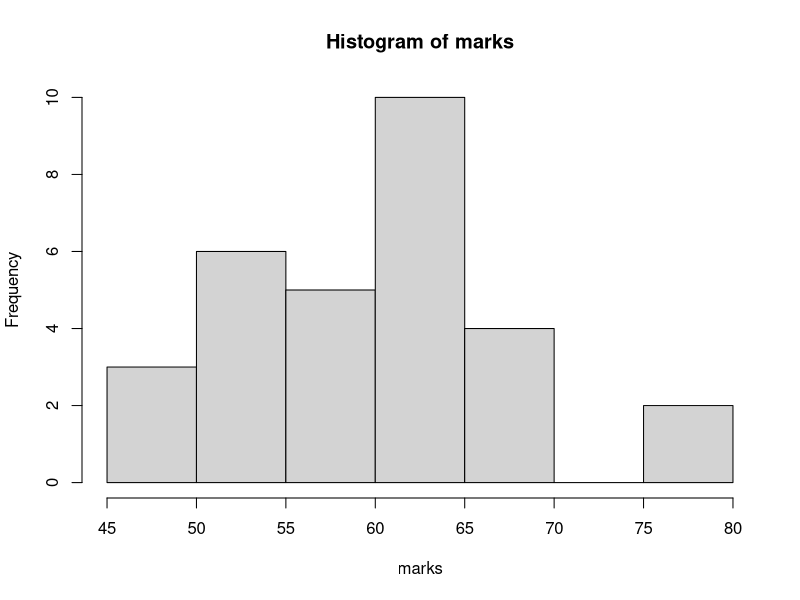
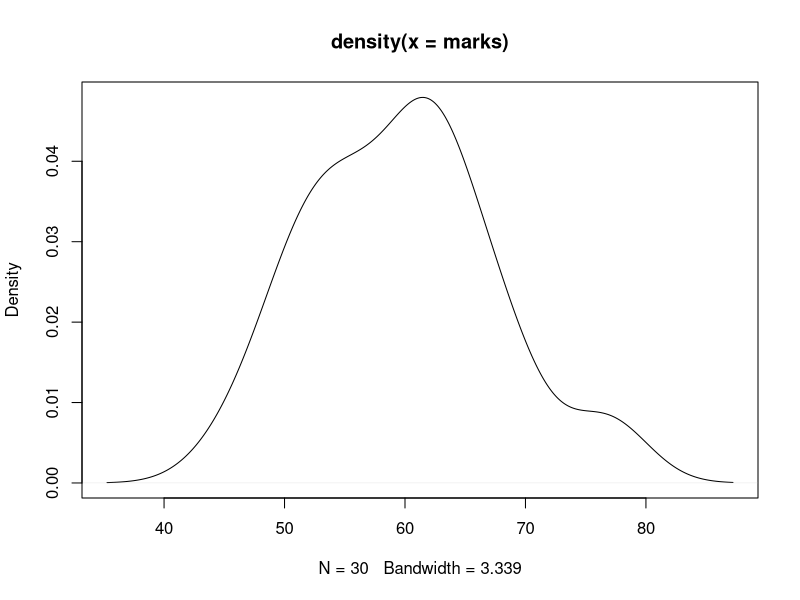
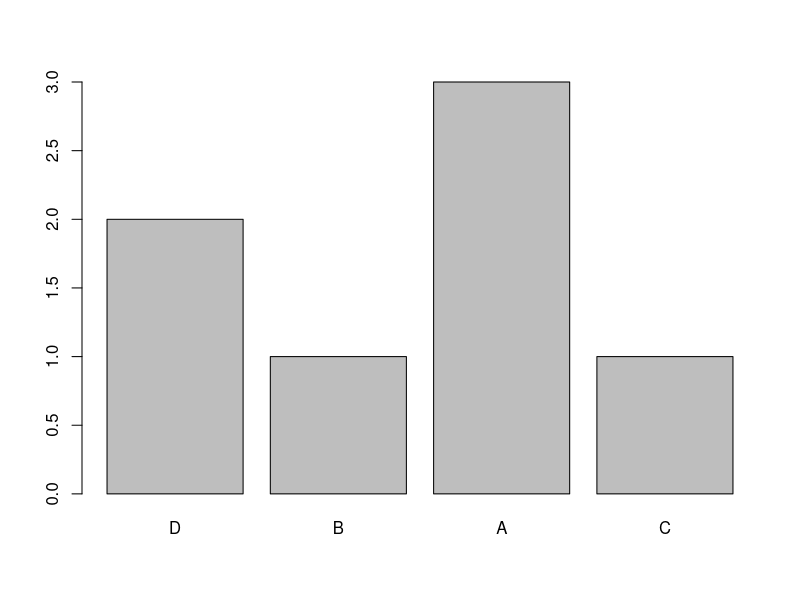
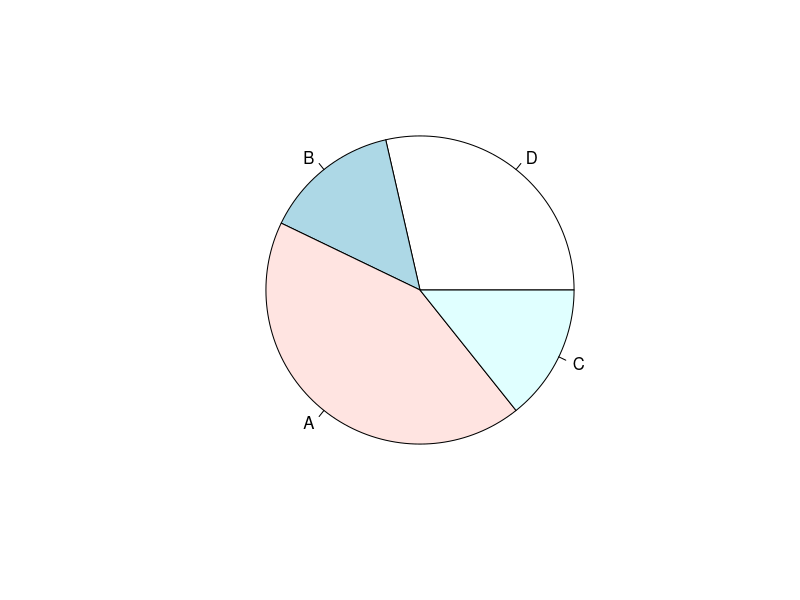
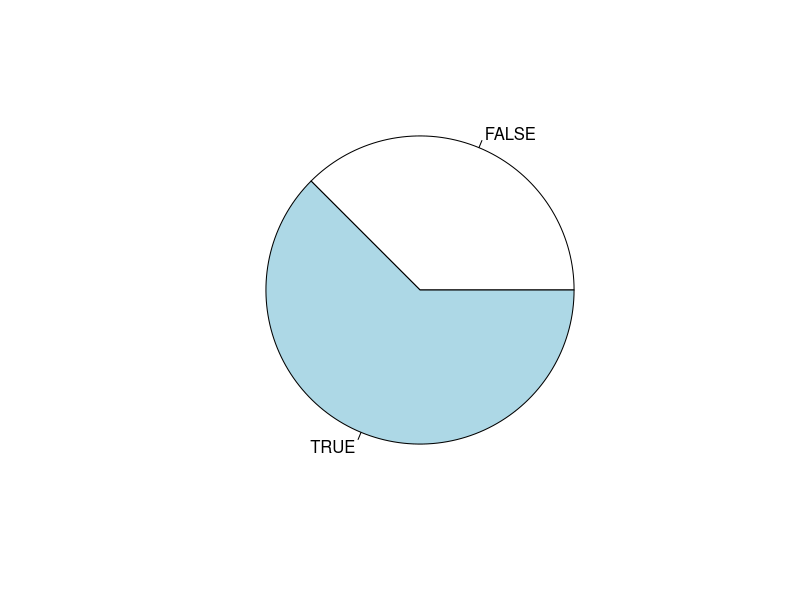

These figures' R source, in order:
#vector

x = c(1,2,3) #makes a vector with 1,2,3. c is used to concatnate 
x1=1:100000 #makes a vector with numbers from 1 to 100000.
length(x1) #length of  a vector
x #prints the vector x

x2=seq(10,100,2) #A sequence startes from 10 to 100 and with gaps of 2
x2
?seq #manual page for seq command

x3=seq(from=10,to=100,by=3) #Here the gap between numbers is 3
x3

#creating a new bookmark with four -
#numeric vector ----

marks=rnorm(30, mean=60, sd=10)  #generates 30 random values using normal distribution with mean 60 and standard deviation of 10
marks
(marks=rnorm(30, mean=60, sd=10))   #assigns and prints together (we just added a bracket)

#To calculate mean, median, mode,sd, variance
mean(marks)
median(marks)
mode(marks) #no mode
sd(marks)
var(marks)

# 4 types of Data :-
#nominal type of data - no drder (eq: gender)
#ordinal type of data - there is an order i.e. something is better than the other thing. but we dont know the difference in magnitude between them. (eg- good and bad but we dont know the differnec btw good and bad) 
#interval data - there is no absolute zero
#ratio data - BEST TYPE OF DATA. we can do anything with this
# these are the 4 types of data

#can only find mean in interval and ratio
#can find mode in all 4 data types
#can find median in all except nominal

summary(marks) # shows minimum and max value, 1st and 3rd quantile, median, mode
range(marks)

#Properties of vector (DS):-
length(marks)  #length of the vector
str(marks)   #structure of the vector
class(marks)  #what class is it - numeric or what

#histogram is made for a continuous date not a discrete data
hist(marks)

#to plot a curve
plot(density(marks))




#character vector ----

names=c('Ram','Shyam', 'Messi', 'Iniesta')
names

length(names)
mean(names) #you cant have a mean of characters. ERROR
class(names)
summary(names)  #shows length, class, mode

gender=c('M','F','M')
summary(gender)

#but we want it to be a factor and a vector
genderf= factor(gender)
summary(genderf)

grades=c('A','B','C','D','A','D','A')
grades
#we want to create an hierarchy alson now
gradesF=factor(grades, ordered=T)  #we want it to be ordered data (hierarchial ddata) so we wrote ordered=T
summary(gradesF)
gradesF   #shows levels

#now we want diiffeeret hierarchy D,B,A,C
gradesF1= factor(grades, ordered=T, levels=c('D','B','A','C'))
summary(gradesF1)
gradesF1
table(gradesF1)

table(gender)
table(genderf)

#want to plot some graphs
barplot(table(gradesF1))
pie(table(gradesF1))


#logical vector ----

married=c(TRUE,FALSE,T,T,F,T,FALSE,TRUE)
married
sum(married)   #counts the number of trues
summary(married)    #why is false coming before true?? - because it follows alphabetical order
table(married)
class(married)

pie(table(married))


#subset of marks
marks
trunc(marks)  #truncates the values to integers DOESNT ROUNG OFF
round(marks,1)  #round of to 1 decimal place
floor(marks)  #takes the lower integer value
ceiling(marks)   #takes the higher integer value

marks1=trunc(marks)
marks1

marks1[1]
marks1[27]
marks1[1:5]  #first 5 values to be printed
marks1[-2]    #prints all values excppet 2nd position value
marks1[-c(10:15)]  
marks1[c(1,5,10,15)]    #prints only 1,5,10,15 th values
mean(marks1[c(1,5,10,15)])

marks1[marks1>60]   #prints only the ones above 60
marks1>60   #prints TRUE FLASE for each value
marks1[marks1>60 & marks1<65]




gender2=sample(c('M','F'), size=2)  #take 2 random samples
gender2

gender2=sample(c('M','F'), size=30, replace=T)  #take 30 random samples
gender2

gender2=sample(c('M','F'), size=30, replace=T, prob=c(.6,.4))
gender2
table(gender2)
prop.table(table(gender2))

set.seed(123)
gender3=sample(c('M','F'), size=30000, replace=T, prob=c(.6,.4))
gender3
table(gender3)
prop.table(table(gender3))
